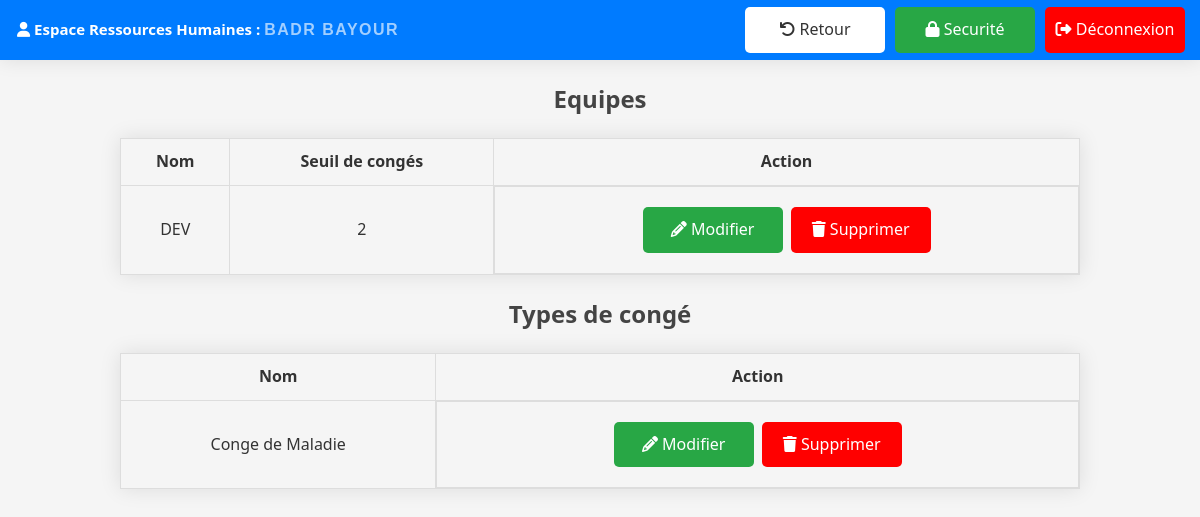
The app's page /conges/settings/ (signed in) with its own data.
### users/models.py (models this page shows, shortened)
class Equipe(models.Model):
    nom = models.CharField(max_length=100, null=True)
    seuil_conges = models.IntegerField(default=5)

class TypeConge(models.Model):
    nom = models.CharField(max_length=200)

### users/views.py (the view)
# urls.py: path('conges/settings/', views.settings, name='settings'),
def settings(request):
    equipes = Equipe.objects.all()
    types_conge = TypeConge.objects.all()
    context = {
        'equipes': equipes,
        'types_conge': types_conge,
    }
    return render(request, 'ressourceshumaines/settings.html', context)

### users/templates/ressourceshumaines/settings.html (shortened to what this page needs)
{% extends "base.html" %}
{% block topbar-left-container %}
<div class="tb-title"><i class="fa-solid fa-user"></i> Espace Ressources Humaines : <span class="tp-content">{{ user.first_name }} {{ user.last_name }}</span></div>
{% endblock %}
{% block topbar-right-container %}
<a class="return-button" href="{% url 'dashboard' %}"><i class="fa-solid fa-arrow-rotate-left"></i> Retour</a>
<a class="security-button" href="{% url 'security' %}"><i class="fa-solid fa-lock"></i> Securité</a>
<a class="logout-button" href="{% url 'logout' %}"><i class="fa-solid fa-right-from-bracket"></i> Déconnexion</a>
{% endblock %}
{% block content %}
<h2>Equipes</h2>
<table>
    <tr>
        <th>Nom</th>
        <th>Seuil de congés</th>
        <th>Action</th>
    </tr>
    {% for equipe in equipes %}
    <tr>
        <td>{{ equipe.nom }}</td>
        <td>{{ equipe.seuil_conges }}</td>
        <td class="action">
            <a class="accept" href="{% url 'modify' equipe.id 'Equipe' %}"><i class="fa-solid fa-pencil"></i> Modifier</a>
            <a class="reject" href="{% url 'delete' equipe.id 'Equipe' %}"><i class="fa-solid fa-trash"></i> Supprimer</a>
        </td>
    </tr>
    {% empty %}
    <tr>
        <td colspan="3">Aucune équipe.</td>
    {% endfor %}
</table>
<h2>Types de congé</h2>
<table>
    <tr>
        <th>Nom</th>
        <th>Action</th>
    </tr>
    {% for type_conge in types_conge %}
    <tr>
        <td>{{ type_conge.nom }}</td>
        <td class="action">
            <a class="accept" href="{% url 'modify' type_conge.id 'TypeConge' %}"><i  class="fa-solid fa-pencil"></i> Modifier</a>
            <a class="reject" href="{% url 'delete' type_conge.id 'TypeConge' %}"> <i class="fa-solid fa-trash"></i> Supprimer</a>
        </td>
    </tr>
    {% empty %}
    <tr>
        <td colspan="2">Aucun type de congé.</td>
    {% endfor %}
</table>
{% endblock %}

### users/static/css/style.css (style rules this page uses)
body { font-family: system-ui, -apple-system, BlinkMacSystemFont, 'Segoe UI', Roboto, Oxygen, Ubuntu, Cantarell, 'Open Sans', 'Helvetica Neue', sans-serif; margin: 0; padding: 0; background-color: #f5f5f5; color: #333; margin: 0; padding: 0; line-height: 1.6; }
h2, h3 { text-align: center; color: #444; margin-top: 20px; }
a { display: block; width: auto; width: 240px; margin: 10px auto; padding: 10px 20px; text-align: center; background-color: #007bff; color: #fff; text-decoration: none; border-radius: 5px; transition: background-color 0.3s ease; }
table { width: 80%; margin: 20px auto; border-collapse: collapse; box-shadow: 0 0 20px rgba(0, 0, 0, 0.1); }
table, th, td { border: 1px solid #ddd; }
th, td { padding: 10px; text-align: center; }
.action { display: flex; flex-direction: row; justify-content: center; }
.accept { display: block; padding: 10px; text-align: center; background-color: #28a745; color: #fff; text-decoration: none; border-radius: 5px; transition: background-color 0.3s ease; }
.reject { display: block; padding: 10px; text-align: center; background-color: #ff0000; color: #fff; text-decoration: none; border-radius: 5px; transition: background-color 0.3s ease; }
.accept, .reject { width: 120px; margin: 10px 4px; }
.tb-title { font-size: 15px; font-weight: bold; margin-left: 7px; }
.tp-content { cursor: pointer; color: rgba(255, 255, 255, 0.637); font-family: "Raleway", Sans-serif; text-transform: uppercase; font-weight: 700; letter-spacing: 1.5px; --base-font-size: 13px; font-size: 16px; font-weight: bold; }
.security-button, .return-button, .settings-button { display: block; padding: 10px; text-align: center; background-color: #28a745; color: #fff; text-decoration: none; border-radius: 5px; transition: background-color 0.3s ease; width: 120px; margin: 10px 5px; }
.return-button, .settings-button { background-color: white; color: #333333; }
.logout-button { display: block; width: 120px; margin: 10px 5px; padding: 10px; text-align: center; background-color: #ff0000; color: #fff; text-decoration: none; border-radius: 5px; transition: background-color 0.3s ease; }

### records on screen
Equipe: nom "DEV", seuil_conges "2"
TypeConge: nom "Conge de Maladie"

### other values on screen
{{ user.first_name }} "BADR"
{{ user.last_name }} "BAYOUR"
